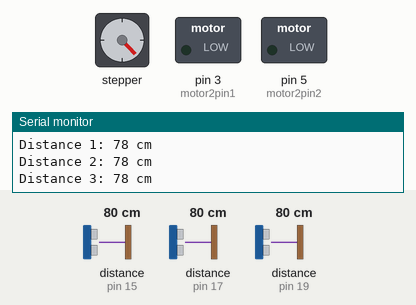
This sketch was run on a simulated Arduino Uno, built with avr-gcc and run on an emulated ATmega328P. Shown: stepper motor, switched loads named in the sketch (green lamp = pin HIGH), the last lines printed to the serial monitor. Wiring (inferred from the names in the program): 3 × ultrasonic range finder: trigger pin 14, echo pin 15 / trigger pin 16, echo pin 17 / trigger pin 18, echo pin 19. The inputs (shaded band) are chosen by the test bench; at power-on: distance to the obstacle (sensors on pin 15, pin 17, pin 19) 80 cm. The echo pulse lasts 58.3 µs per cm; stepper angles assume 256 steps per turn; pins used as bus, display or sensor lines are not drawn.

Above: at 3.1 s.
3.2 s: distance to the obstacle (sensor on pin 15) set to 2 cm
At 7.1 s:
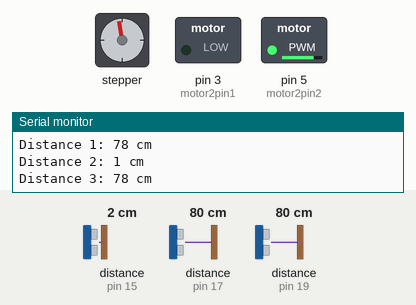
7.4 s: distance to the obstacle (sensor on pin 17) set to 2 cm
At 8.9 s:
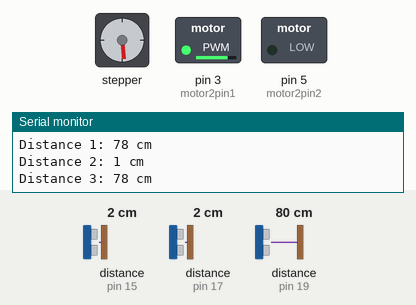
12.0 s: distance to the obstacle (sensor on pin 19) set to 250 cm
19.9 s: distance to the obstacle (sensor on pin 15) set to 5 cm
26.8 s: distance to the obstacle (sensor on pin 15) set to 8 cm
At 28.5 s:
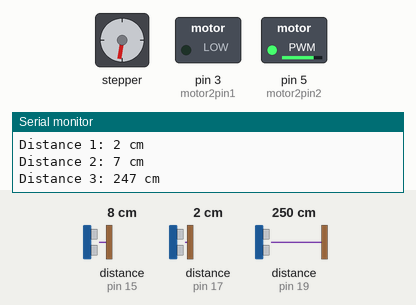
35.1 s: distance to the obstacle (sensor on pin 17) set to 5 cm
At 38.5 s:
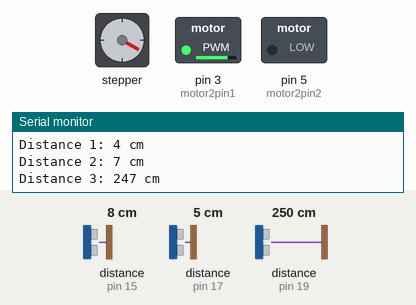
Timing chart, 0 to 80.1 s (numbered marks = the images above; inputs shaded):
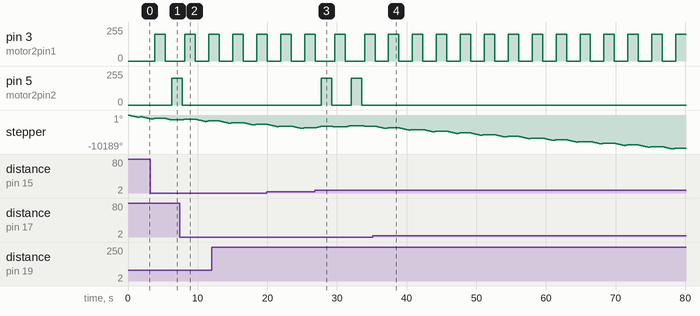

Measured:
- the behaviour switches between 6 and 7 cm on distance to the obstacle (sensor on pin 15) (found by bisection; images 2 and 3)
- the behaviour switches between 3 and 4 cm on distance to the obstacle (sensor on pin 17) (found by bisection; images 3 and 4)
- after the input at 3.2 s, pin 5 (motor2pin2): 0/255 → 200/255 after 3.1 s
- after the input at 7.4 s, pin 5 (motor2pin2): goes on until 7.8 s, then stays 0/255
- after the input at 26.8 s, pin 3 (motor2pin1): 0/255 → 200/255 after 2.9 s, → 0/255 1.5 s later, → 200/255 2.8 s later; pin 5 (motor2pin2): alternates 200/255 for 1.5 s and 0/255 for 2.8 s, starting after 0.98 s
- after the input at 35.1 s, pin 5 (motor2pin2): stops changing and stays 0/255
- by itself, pin 3 (motor2pin1): alternates 200/255 for 1.5 s and 0/255 for 1.9 s

The sketch:

fypmoters3.ino
```cpp
#include <Stepper.h>
const int stepsPerRevolution = 256;
int motor2pin1 = 3;
int motor2pin2 = 5;
Stepper myStepper = Stepper(stepsPerRevolution, 8, 10, 9, 11);
#define echoPin2 15 // attach pin D2 Arduino to pin Echo of HC-SR04
#define trigPin2 14
#define echoPin1 17 // attach pin D2 Arduino to pin Echo of HC-SR04
#define trigPin1 16 //attach pin D3 Arduino to pin Trig of HC-SR04
#define echoPin3 19 // attach pin D2 Arduino to pin Echo of HC-SR04
#define trigPin3 18

// defines variables
long duration1; // variable for the duration of sound wave travel
int distance1; // variable for the distance measurement
long duration2; // variable for the duration of sound wave travel
int distance2;
long duration3; // variable for the duration of sound wave travel
int distance3;
void setup() {
  pinMode(trigPin1, OUTPUT); // Sets the trigPin as an OUTPUT
  pinMode(echoPin1, INPUT); // Sets the echoPin as an INPUT
  pinMode(trigPin2, OUTPUT); // Sets the trigPin as an OUTPUT
  pinMode(echoPin2, INPUT);
  pinMode(trigPin3, OUTPUT); // Sets the trigPin as an OUTPUT
  pinMode(echoPin3, INPUT);
  pinMode(motor2pin1, OUTPUT);
   pinMode(motor2pin2, OUTPUT);
  Serial.begin(9600); // // Serial Communication is starting with 9600 of baudrate speed
/* stepper center***/

    myStepper.setSpeed(80);
  center();
}
void loop() {
  // Clears the trigPin condition
  digitalWrite(trigPin1, LOW);
  delayMicroseconds(2);
  digitalWrite(trigPin1, HIGH);
  delayMicroseconds(10);
  digitalWrite(trigPin1, LOW);
duration1 = pulseIn(echoPin1, HIGH);
distance1 = duration1 * 0.034 / 2; // Speed of sound wave divided by 2 (go and back)
 Serial.print("Distance 1: ");
  Serial.print(distance1);
  Serial.println(" cm");


  digitalWrite(trigPin2, LOW);
  delayMicroseconds(2);
   digitalWrite(trigPin2, HIGH);
  delayMicroseconds(10);
  digitalWrite(trigPin2, LOW);
  duration2 = pulseIn(echoPin2, HIGH);
   distance2 = duration2 * 0.034 / 2;
   Serial.print("Distance 2: ");
  Serial.print(distance2);
  Serial.println(" cm");

  digitalWrite(trigPin3, LOW);
  delayMicroseconds(2);
   digitalWrite(trigPin3, HIGH);
  delayMicroseconds(10);
  digitalWrite(trigPin3, LOW);
  duration3 = pulseIn(echoPin3, HIGH);
   distance3 = duration3 * 0.034 / 2;
   Serial.print("Distance 3: ");
  Serial.print(distance3);
  Serial.println(" cm");


  if(distance2>distance1-5 && distance2<distance1+5)
  {
    center();
    forward();
    Stop();
  }
  else if(distance2<distance1-5)
  {
     right();
    backward();
    right_center();
    forward();
  }
  else
  {
    left();
    backward();
    left_center();
    forward();
  }

}


void center()
{

 myStepper.step(-500);      //dakunata harawuna
  delay(20);
 myStepper.step(135);
  delay(20);
}

void forward()
{
  analogWrite(motor2pin1, 200);
  digitalWrite(motor2pin2, LOW);
  delay(1500);
    for(int i=200;i>=0;i--)
  {digitalWrite(motor2pin2, LOW);
  analogWrite(motor2pin1, i);}
}

void backward()
{
  digitalWrite(motor2pin1, LOW);
  analogWrite(motor2pin2, 200);
   delay(1500);
       for(int i=200;i>=0;i--)
  {digitalWrite(motor2pin2, i);
  analogWrite(motor2pin1, LOW);}
}

void right()
{
   myStepper.step(-300);
  delay(20);
}
void right_center()
{
  myStepper.step(130);
  delay(20);
}

void left()
{
  myStepper.step(300);
  delay(20);
}

void left_center()
{
  myStepper.step(-120);
  delay(20);
}

void Stop()
{
  analogWrite(motor2pin1, LOW);
  digitalWrite(motor2pin2, LOW);
}
```
